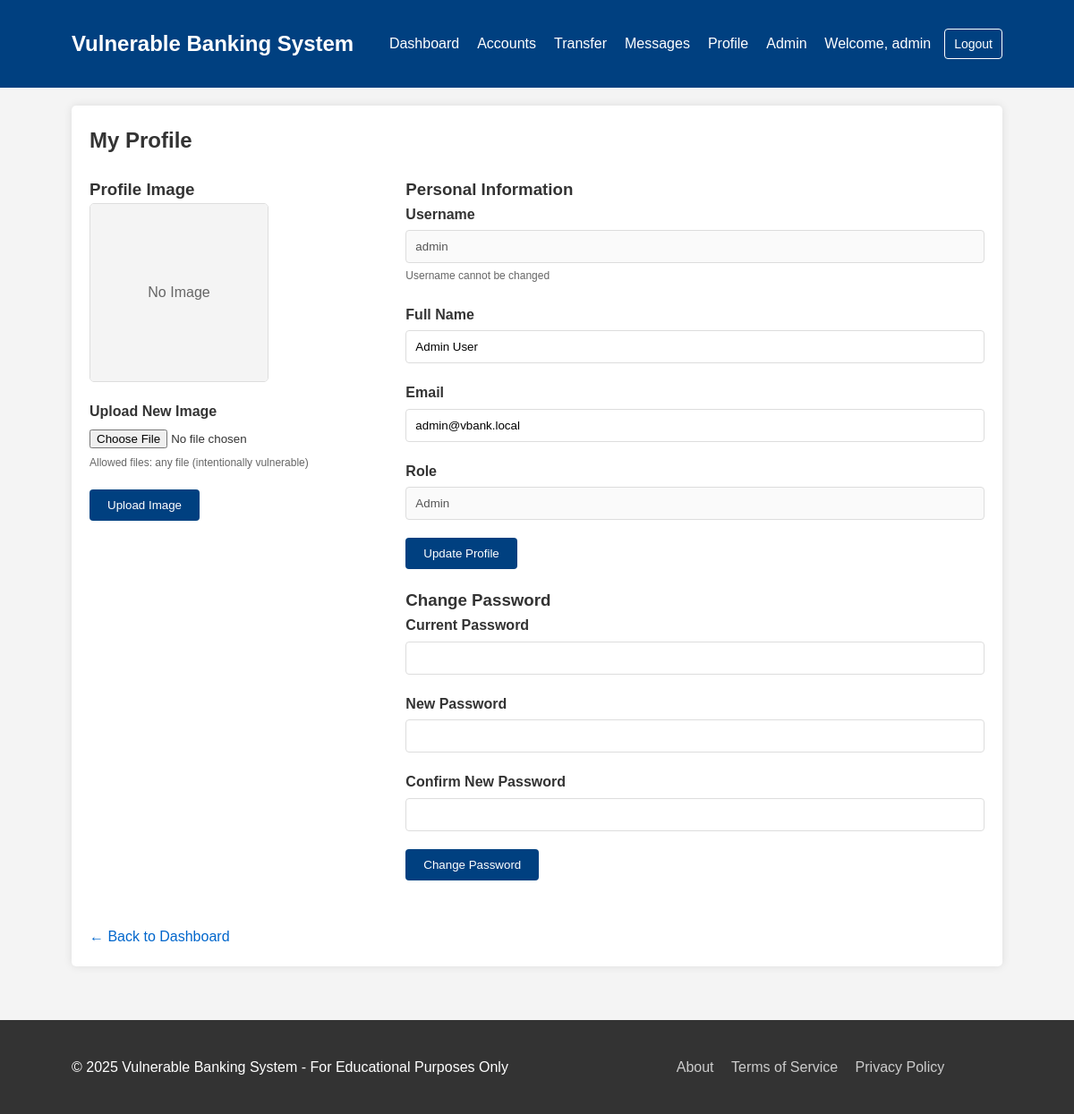
The app's page /profile.php (signed in) with its own data.
### tables this page shows
CREATE TABLE users (
    id INT AUTO_INCREMENT PRIMARY KEY,
    username VARCHAR(50) NOT NULL UNIQUE,
    password VARCHAR(255) NOT NULL,  
    email VARCHAR(100) NOT NULL UNIQUE,
    full_name VARCHAR(100) NOT NULL,
    role ENUM('admin', 'user') NOT NULL DEFAULT 'user',
    profile_image VARCHAR(255) DEFAULT NULL,
    created_at TIMESTAMP DEFAULT CURRENT_TIMESTAMP,
    last_login TIMESTAMP NULL
);

### includes/functions.php (called while the page is built, shortened)
<?php
require_once 'db.php';
function get_user($user_id) {
    $sql = "SELECT * FROM users WHERE id = $user_id";
    return get_record($sql);
}
?>

### includes/db.php (called while the page is built, shortened)
<?php
function db_connect() {
    $conn = mysqli_connect(DB_HOST, DB_USER, DB_PASS, DB_NAME);
    return $conn;
}
function query($sql) {
    $conn = db_connect();
    $result = mysqli_query($conn, $sql);
    return $result;
}
function get_record($sql) {
    $result = query($sql);
    return mysqli_fetch_assoc($result);
}
?>

### profile.php (the view, shortened to what this page needs)
<?php
require_once 'includes/db.php';
require_once 'includes/functions.php';
$user_id = $_SESSION['user_id'];
$user = get_user($user_id);
?>
<!DOCTYPE html>
<html lang="en">
<head>
    <link rel="stylesheet" href="assets/css/style.css">
</head>
<body>
    <?php include 'includes/header.php'; ?>
    <div class="container">
        <div class="profile-page">
            <h2>My Profile</h2>
            <div class="profile-sections">
                <div class="profile-image-section">
                    <h3>Profile Image</h3>
                    <div class="profile-image">
                        <?php if ($user['profile_image']): ?>
                            <img src="uploads/<?php echo $user['profile_image']; ?>" alt="Profile Image">
                        <?php else: ?>
                            <div class="no-image">No Image</div>
                        <?php endif; ?>
                    </div>
                    <form method="post" action="<?php echo htmlspecialchars($_SERVER["PHP_SELF"]); ?>" enctype="multipart/form-data">
                        <div class="form-group">
                            <label for="profile_image">Upload New Image</label>
                            <input type="file" id="profile_image" name="profile_image">
                            <p class="form-hint">Allowed files: any file (intentionally vulnerable)</p>
                        </div>
                        <div class="form-group">
                            <button type="submit" name="upload_image" class="btn btn-primary">Upload Image</button>
                        </div>
                    </form>
                </div>
                <div class="profile-info-section">
                    <h3>Personal Information</h3>
                    <form method="post" action="<?php echo htmlspecialchars($_SERVER["PHP_SELF"]); ?>">
                        <div class="form-group">
                            <label for="username">Username</label>
                            <input type="text" id="username" value="<?php echo htmlspecialchars($user['username']); ?>" disabled>
                            <p class="form-hint">Username cannot be changed</p>
                        </div>
                        <div class="form-group">
                            <label for="full_name">Full Name</label>
                            <input type="text" id="full_name" name="full_name" value="<?php echo htmlspecialchars($user['full_name']); ?>" required>
                        </div>
                        <div class="form-group">
                            <label for="email">Email</label>
                            <input type="email" id="email" name="email" value="<?php echo htmlspecialchars($user['email']); ?>" required>
                        </div>
                        <div class="form-group">
                            <label for="role">Role</label>
                            <input type="text" id="role" value="<?php echo ucfirst($user['role']); ?>" disabled>
                        </div>
                        <div class="form-group">
                            <button type="submit" name="update_profile" class="btn btn-primary">Update Profile</button>
                        </div>
                    </form>
                    <h3>Change Password</h3>
                    <form method="post" action="<?php echo htmlspecialchars($_SERVER["PHP_SELF"]); ?>">
                        <div class="form-group">
                            <label for="current_password">Current Password</label>
                            <input type="password" id="current_password" name="current_password" required>
                        </div>
                        <div class="form-group">
                            <label for="new_password">New Password</label>
                            <input type="password" id="new_password" name="new_password" required>
                        </div>
                        <div class="form-group">
                            <label for="confirm_password">Confirm New Password</label>
                            <input type="password" id="confirm_password" name="confirm_password" required>
                        </div>
                        <div class="form-group">
                            <button type="submit" name="change_password" class="btn btn-primary">Change Password</button>
                        </div>
                    </form>
                </div>
            </div>
            <div class="back-link">
                <a href="dashboard.php">&larr; Back to Dashboard</a>
            </div>
        </div>
    </div>
    <?php include 'includes/footer.php'; ?>
</body>
</html>

### assets/css/style.css (style rules this page uses)
* { box-sizing: border-box; margin: 0; padding: 0; }
body { font-family: Arial, sans-serif; line-height: 1.6; color: #333; background-color: #f4f4f4; }
.container { width: 90%; max-width: 1200px; margin: 0 auto; padding: 20px; }
a { color: #0066cc; text-decoration: none; }
.form-group { margin-bottom: 20px; }
label { display: block; margin-bottom: 5px; font-weight: bold; }
input[type="text"], input[type="password"], input[type="email"], input[type="number"], select, textarea { width: 100%; padding: 10px; border: 1px solid #ddd; border-radius: 4px; }
.btn { display: inline-block; padding: 10px 20px; background-color: #004080; color: #fff; border: none; border-radius: 4px; cursor: pointer; text-decoration: none; }
.btn-primary { background-color: #004080; }
.profile-page { background-color: #fff; padding: 20px; border-radius: 5px; box-shadow: 0 0 10px rgba(0, 0, 0, 0.1); }
.profile-sections { display: grid; grid-template-columns: 1fr 2fr; gap: 30px; margin-top: 20px; }
.profile-image { width: 200px; height: 200px; border: 1px solid #ddd; border-radius: 5px; overflow: hidden; margin-bottom: 20px; }
.no-image { width: 100%; height: 100%; display: flex; align-items: center; justify-content: center; background-color: #f4f4f4; color: #666; }
.form-hint { font-size: 12px; color: #666; margin-top: 5px; }
.back-link { margin-top: 30px; }

### records on screen
users: username "admin", full_name "Admin User", email "admin@vbank.local", role "Admin"

### other values on screen
$_SESSION['username'] "admin"
